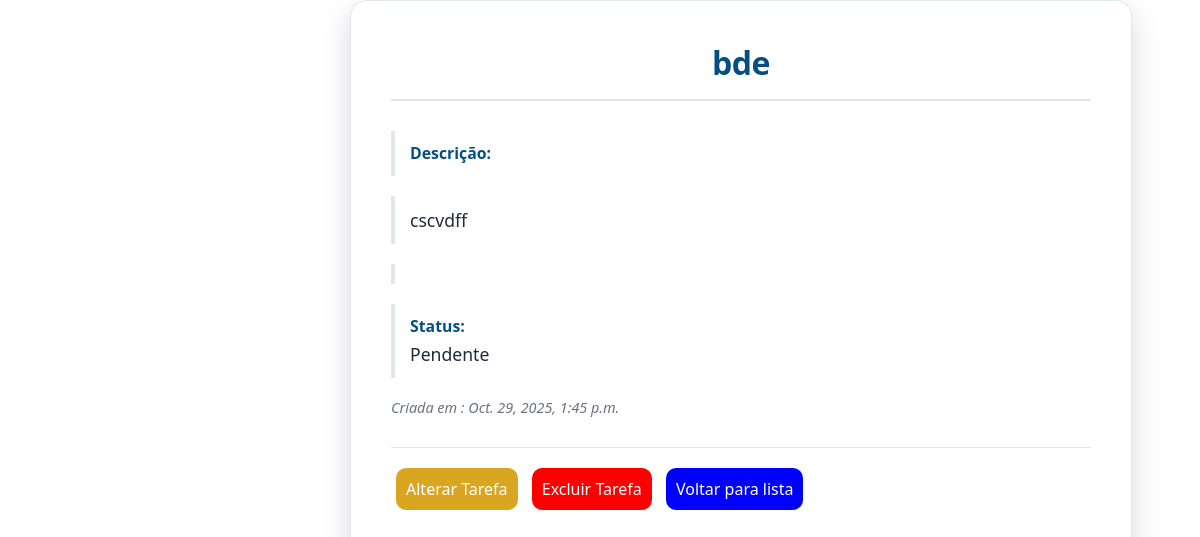
Page /tarefas/1/ on the committed database.
### tarefas/models.py (models this page shows, shortened)
class Tarefa(models.Model):
    titulo = models.CharField(max_length = 200)
    descricao = models.TextField(blank=True, null=True)
    data_criacao = models.DateTimeField(auto_now_add = True)
    concluido = models.BooleanField(default=False)
    projeto = models.ForeignKey(Projeto, on_delete=models.CASCADE, null = True, blank = True)

### tarefas/views.py (the view)
# urls.py: path('<int:tarefa_id>/', views.detalhe_tarefa, name='detalhe_tarefa'),
def detalhe_tarefa (request, tarefa_id):
    tarefa= get_object_or_404 (Tarefa, pk=tarefa_id)
    return render(request, 'tarefas/detalhe.html', {'tarefa':tarefa})
    return render(request, 'tarefas/lista.html', contexto)

### tarefas/templates/tarefas/detalhe.html (shortened to what this page needs)
<!DOCTYPE html>
<html lang="pt-br">
    <head>
        {% load static %}
        <link rel="stylesheet" href="{% static 'lista/detalhe.css' %}">
    </head>
<body>
    <h1 class="h1-titulo">{{tarefa.titulo}}</h1>
    <p><strong>Descrição:</strong>{{ tarefa.descricao|linebreaks}} </p>
    <p><strong>Status:</strong> {% if tarefa.concluido %}Concluido{% else %}Pendente{% endif %}</p>
    <small>Criada em : {{tarefa.data_criacao}}</tarefa></small>
    <hr>
    <a class="a-alterar" href="{% url 'alterar_tarefa' tarefa.id %}">Alterar Tarefa</a>
    <a class="a-excluir" href="{% url 'excluir_tarefa' tarefa.id %}">Excluir Tarefa</a>
    <a class="a-lista" href="{% url 'lista_tarefas' %}">Voltar para lista</a>
</body>
</html>

### tarefas/static/lista/detalhe.css (style rules this page uses)
:root { --cor-fundo-app: #F0F4F8; --cor-fundo-container: #FFFFFF; --cor-borda-container: #E0E7EB; --cor-texto-principal: #1E2B38; --cor-texto-secundario: #6B7280; --cor-principal: #034F84; --cor-secundaria: #2A6F97; --cor-sucesso: #10B981; --cor-alerta: #DC3545; }
body { font-family: 'Segoe UI', Tahoma, Geneva, Verdana, sans-serif; background-color: var(--cor-fundo-app); color: var(--cor-texto-principal); margin: 0; padding: 0; display: flex; justify-content: center; align-items: center; min-height: 100vh; width: 100vw; }
body { max-width: 700px; background-color: var(--cor-fundo-container); border-radius: 16px; box-shadow: 0 10px 30px rgba(0, 0, 0, 0.15); border: 1px solid var(--cor-borda-container); padding: 40px; margin-left: 350px; margin-right: 350px; display: block; }
.h1-titulo { color: var(--cor-principal); text-align: center; margin-top: 0; margin-bottom: 30px; font-weight: 800; letter-spacing: -0.5px; border-bottom: 2px solid var(--cor-borda-container); padding-bottom: 15px; }
body > p { font-size: 1.1em; line-height: 1.6; margin-bottom: 20px; padding: 10px 0; border-left: 4px solid var(--cor-borda-container); padding-left: 15px; }
body > p strong { color: var(--cor-principal); font-weight: 700; display: block; font-size: 0.9em; }
small { display: block; color: var(--cor-texto-secundario); font-style: italic; margin-top: 20px; font-size: 0.9em; }
hr { border: none; height: 1px; background-color: var(--cor-borda-container); margin: 30px 0; }
.a-excluir { border-radius: 10px; margin-right: 5px; margin-left: 5px; background-color: red; color: #FFFFFF; text-decoration: none; width: 100%; padding: 10px 10px; }
.a-alterar { border-radius: 10px; margin-right: 5px; margin-left: 5px; background-color: goldenrod; color: #FFFFFF; text-decoration: none; width: 100%; padding: 10px 10px; }
.a-lista { border-radius: 10px; margin-right: 5px; margin-left: 5px; background-color: blue; color: #FFFFFF; text-decoration: none; width: 100%; padding: 10px 10px; }

### rows in the picture
Tarefa: titulo "bde", descricao "cscvdff", data_criacao "Oct. 29, 2025, 1:45 p.m."
